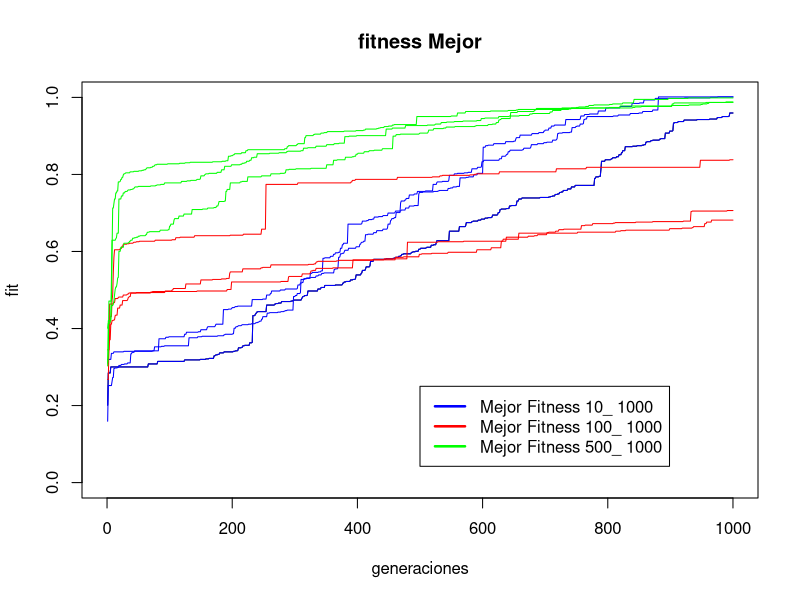

Recreate this plot in R.
#!/usr/bin/env Rscript

col <- "V1"
lname <- "Mejor"
gens <- "1000"
png(paste ("f",lname,gens,".png" ), width = 720, height = 720)	

x1 <- read.table("afits10_1000.data")
x2 <- read.table("bfits10_1000.data")
x3 <- read.table("cfits10_1000.data")
y1 <- read.table("afits100_1000.data")
y2 <- read.table("bfits100_1000.data")
y3 <- read.table("cfits100_1000.data")
z1 <- read.table("afits500_1000.data")
z2 <- read.table("bfits500_1000.data")
z3 <- read.table("cfits500_1000.data")
plot ( x1[, col], type ="l",ylim=c(0,1), xlim=c(0, length( x1[,"V1"] )), xlab="generaciones", ylab="fit", main=paste("fitness", lname))
lines( x1[, col], col="blue")
lines( x2[, col], col="blue")
lines( x3[, col], col="blue")
lines( y1[, col], col="red")
lines( y2[, col], col="red")
lines( y3[, col], col="red")
lines( z1[, col], col =" green")
lines( z2[, col], col =" green")
lines( z3[, col], col =" green")

lname1 <- paste(lname, "Fitness 10_", gens)
lname2 <- paste(lname, "Fitness 100_", gens)
lname3 <- paste(lname, "Fitness 500_", gens)
legend(x=  5 * length( x1[,col] ) / 10 , y=0.25,lty=c(1,1),lwd=c(2.5,2.5),col=c("blue","red", "green"), legend=c( lname1, lname2, lname3))
rect(1, 5, 3, 7, col = "white")
dev.off()
